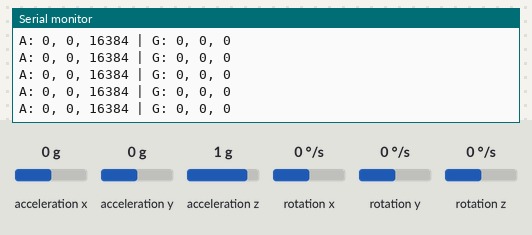
The sketch below on a simulated ESP32. On the bench: the last lines printed to the serial monitor. Wiring (inferred from the names in the program): MPU-6050 motion sensor at I2C address 0x68. The inputs (shaded band) are chosen by the test bench; at power-on: acceleration x 0 g, acceleration y 0 g, acceleration z 1 g, rotation x 0 °/s, rotation y 0 °/s, rotation z 0 °/s.

Above: at 2.4 s.
2.5 s: acceleration x set to -1.4 g
At 2.53 s:
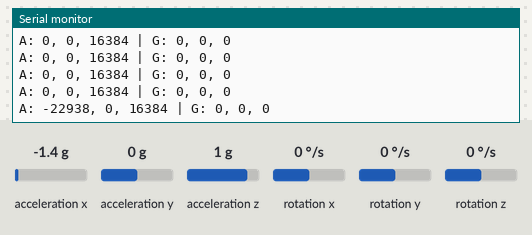
4.0 s: acceleration y set to -1.4 g
At 4.06 s:
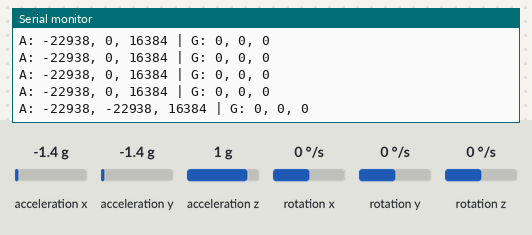
5.5 s: acceleration z set to -1.4 g
At 5.58 s:
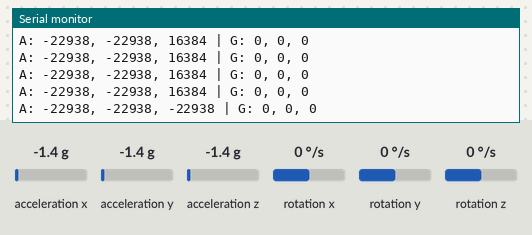
7.0 s: rotation x set to -192 °/s
At 7.01 s:
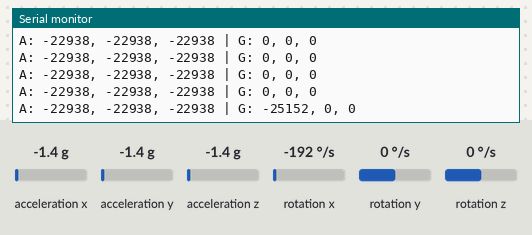
8.5 s: rotation y set to -192 °/s
At 8.54 s:
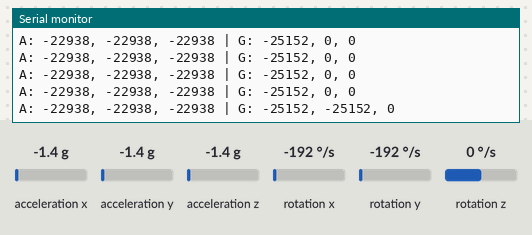

The sketch:

mpu6050_calibration.ino
```cpp
#include <Wire.h>

const uint8_t MPU_ADDR = 0x68;

void wakeMPU() {
  Wire.beginTransmission(MPU_ADDR);
  Wire.write(0x6B);   // PWR_MGMT_1
  Wire.write(0x00);   // wake up
  Wire.endTransmission();
}

bool readMPU(int16_t &ax,int16_t &ay,int16_t &az,int16_t &gx,int16_t &gy,int16_t &gz) {
  Wire.beginTransmission(MPU_ADDR);
  Wire.write(0x3B);                 // ACCEL_XOUT_H
  if (Wire.endTransmission(false) != 0) return false;

  if (Wire.requestFrom((int)MPU_ADDR, 14, true) != 14) return false;

  ax = (Wire.read() << 8) | Wire.read();
  ay = (Wire.read() << 8) | Wire.read();
  az = (Wire.read() << 8) | Wire.read();

  Wire.read(); Wire.read();         // temp (ignore)

  gx = (Wire.read() << 8) | Wire.read();
  gy = (Wire.read() << 8) | Wire.read();
  gz = (Wire.read() << 8) | Wire.read();

  return true;
}

void setup() {
  Serial.begin(115200);
  delay(1200); // gives you time to open Serial Monitor

  Wire.begin(21, 22);
  Wire.setClock(100000);

  wakeMPU();
  Serial.println("MPU6050 ready. Printing A(ax,ay,az) and G(gx,gy,gz)...");
}

void loop() {
  int16_t ax, ay, az, gx, gy, gz;

  if (readMPU(ax, ay, az, gx, gy, gz)) {
    Serial.print("A: ");
    Serial.print(ax); Serial.print(", ");
    Serial.print(ay); Serial.print(", ");
    Serial.print(az);
    Serial.print(" | G: ");
    Serial.print(gx); Serial.print(", ");
    Serial.print(gy); Serial.print(", ");
    Serial.println(gz);
  } else {
    Serial.println("MPU read failed");
  }

  delay(100);
}
```

Measured:
- after the input at 2.5 s, the serial monitor: prints a new line at once (image 1)
- after the input at 4.0 s, the serial monitor: prints a new line after 0.05 s (image 2)
- after the input at 5.5 s, the serial monitor: prints a new line after 0.08 s (image 3)
- after the input at 7.0 s, the serial monitor: prints a new line at once (image 4)
- after the input at 8.5 s, the serial monitor: prints a new line at once (image 5)
